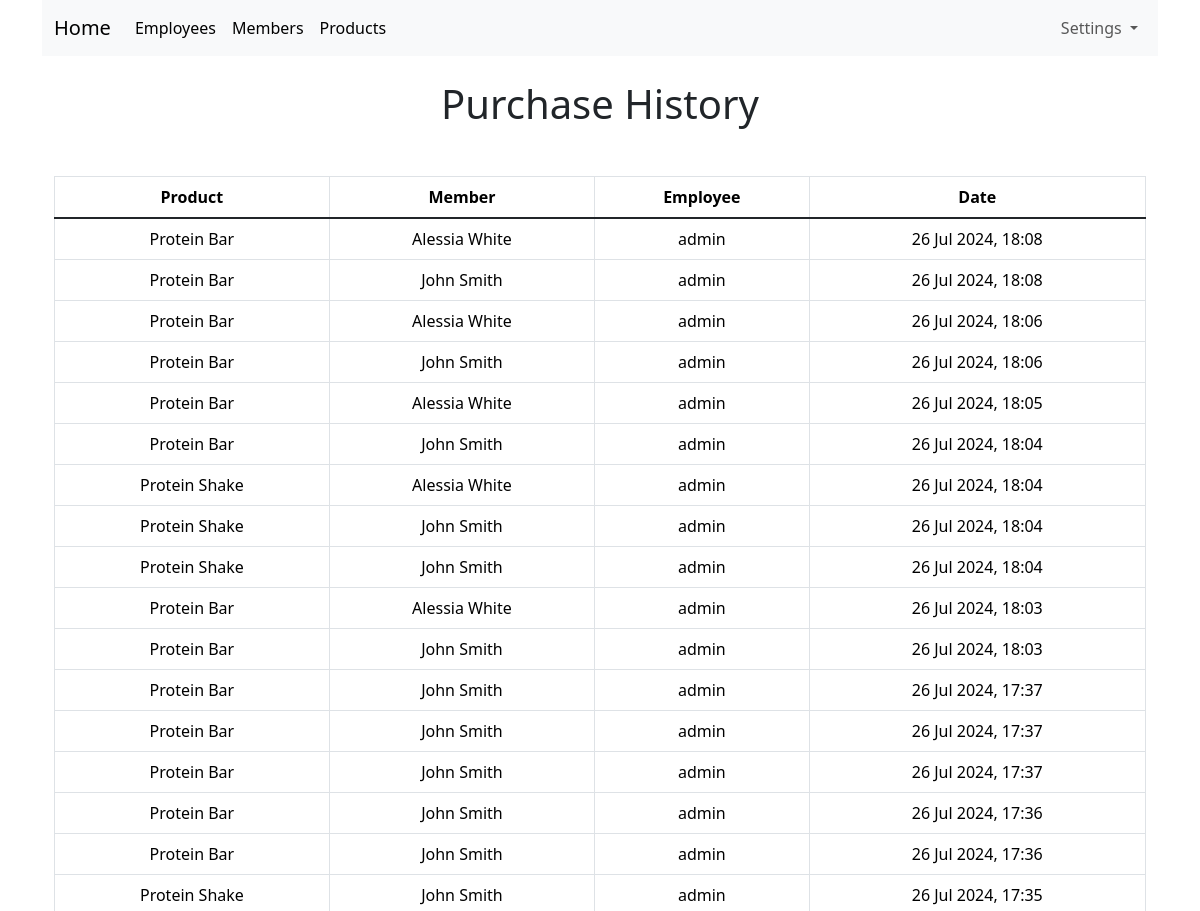
The app's page /purchase-history.php (signed in, upper part), older data.
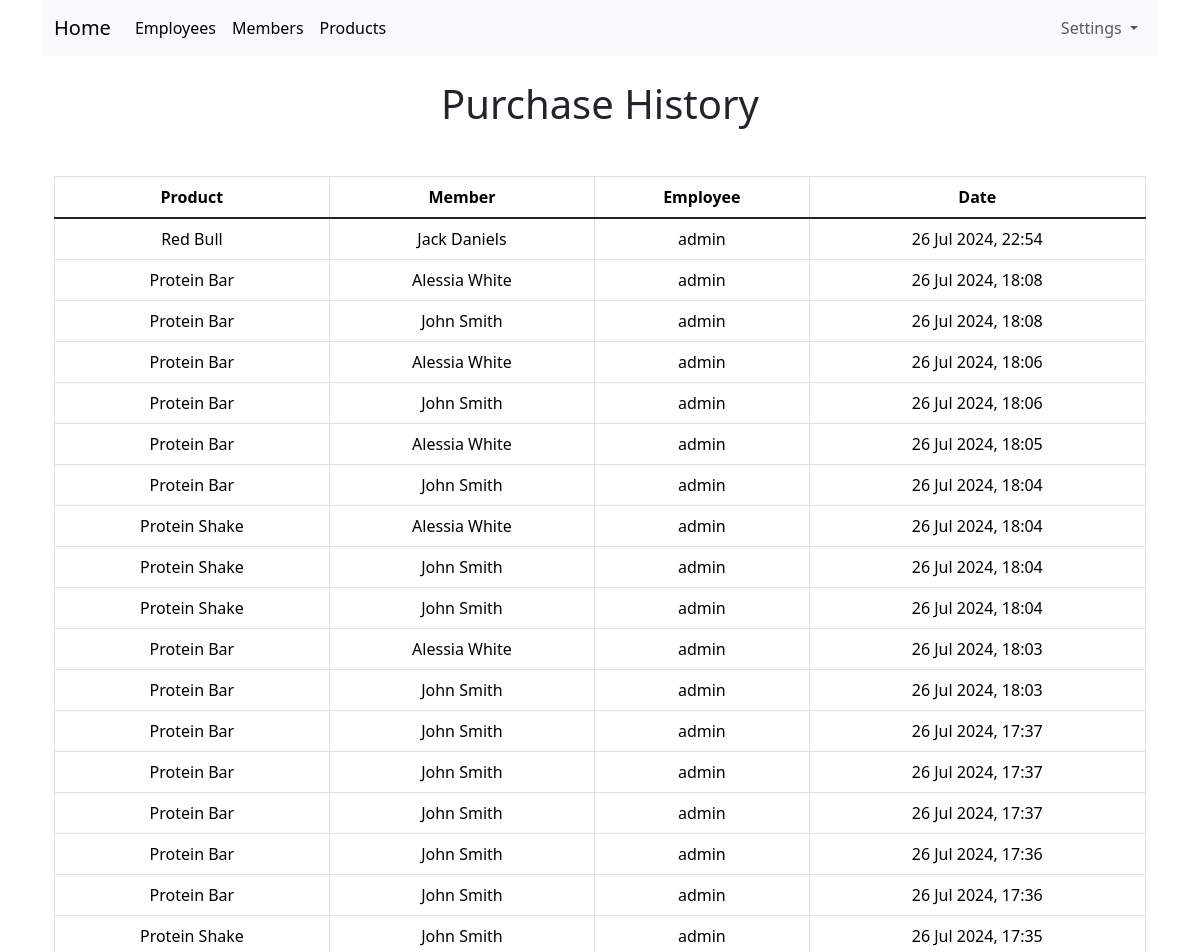
The same page, newer data.
### tables this page shows
CREATE TABLE purchase (
	id INTEGER PRIMARY KEY AUTOINCREMENT NOT NULL,
	product_id INTEGER NOT NULL,
	member_id INTEGER NOT NULL,
	employee_id INTEGER NOT NULL,
	purchase_date VARCHAR NOT NULL,
	FOREIGN KEY (product_id) REFERENCES product(id),
	FOREIGN KEY (member_id) REFERENCES member(id),
	FOREIGN KEY (employee_id) REFERENCES employee(id)
);

CREATE TABLE product (
	id INTEGER PRIMARY KEY AUTOINCREMENT NOT NULL,
	name VARCHAR NOT NULL,
	price INTEGER NOT NULL,
	created_at VARCHAR NOT NULL
);

CREATE TABLE member (
	id INTEGER PRIMARY KEY AUTOINCREMENT NOT NULL,
	first_name VARCHAR NOT NULL,
	last_name VARCHAR NOT NULL,
	birthday VARCHAR NOT NULL,
	created_at VARCHAR NOT NULL
);

CREATE TABLE employee(
	id INTEGER PRIMARY KEY AUTOINCREMENT NOT NULL,
	username VARCHAR NOT NULL UNIQUE,
	password VARCHAR NOT NULL,
	created_at VARCHAR NOT NULL,
	is_admin BOOLEAN NOT NULL
);

### lib/purchases.php (called while the page is built, shortened)
<?php
function getAllPurchases(PDO $pdo)
{
	$stmt = $pdo->query("SELECT product_id, member_id, employee_id, purchase_date FROM purchase ORDER BY purchase_date DESC");
	return $stmt->fetchAll(PDO::FETCH_ASSOC);
}
function getProductName(PDO $pdo, $id)
{
	$sql = "SELECT name FROM product WHERE id = :id";
	$stmt = $pdo->prepare($sql);
	$stmt->execute(array("id" => $id, ));
	$result = $stmt->fetchAll(PDO::FETCH_ASSOC);
	return $result[0]["name"];
}
function getMemberName(PDO $pdo, $id)
{
	$sql = "SELECT first_name, last_name FROM member WHERE id = :id";
	$stmt = $pdo->prepare($sql);
	$stmt->execute(array("id" => $id, ));
	$result = $stmt->fetchAll(PDO::FETCH_ASSOC);
	return $result[0]["first_name"] . " " . $result[0]["last_name"];
}
function getEmployeeUsername(PDO $pdo, $id)
{
	$sql = "SELECT username FROM employee WHERE id = :id";
	$stmt = $pdo->prepare($sql);
	$stmt->execute(array("id" => $id, ));
	$result = $stmt->fetchAll(PDO::FETCH_ASSOC);
	return $result[0]["username"];
}
?>

### lib/common.php (called while the page is built, shortened)
<?php
function htmlEscape($html)
{
	return htmlspecialchars($html, ENT_HTML5, "UTF-8");
}
function convertSqlDatetime($sqlDate)
{
	$date = DateTime::createFromFormat("Y-m-d H:i:s", $sqlDate);
	return $date->format("d M Y, H:i");
}
?>

### purchase-history.php (the view, shortened to what this page needs)
<?php
require_once "lib/common.php";
require_once "lib/purchases.php";
$pdo = getPDO();
$purchases = getAllPurchases($pdo);
?>
<!DOCTYPE html>
<html lang="en">
	<head>
		<?php require "templates/header.php" ?>
	</head>
	<body>
		<div class="container text-center">
			<?php require "templates/navbar.php" ?>
			<h1 class="mt-4 mb-4 display-6">Purchase History</h1>
			<div class="container mt-5">
				<div class="table-responsive">
					<table class="table table-hover table-bordered align-middle" id="purchase-list">
						<thead>
							<tr>
								<th>Product</th>
								<th>Member</th>
								<th>Employee</th>
								<th>Date</th>
							</tr>
						</thead>
						<tbody class="table-group-divider">
							<?php foreach ($purchases as $purchase): ?>
								<tr>
									<td><?php echo htmlEscape(getProductName($pdo, $purchase["product_id"])) ?></td>
									<td><?php echo htmlEscape(getMemberName($pdo, $purchase["member_id"])) ?></td>
									<td><?php echo htmlEscape(getEmployeeUsername($pdo, $purchase["employee_id"])) ?></td>
									<td><?php echo convertSqlDatetime($purchase["purchase_date"]) ?></td>
								</tr>
							<?php endforeach ?>
						</tbody>
					</table>
				</div>
			</div>
		</div>
	</body>
</html>

Row changes from the older to the newer data that the page shows:
added purchase: product.name "Red Bull", member.last_name "Jack Daniels", employee.username "admin", purchase_date "26 Jul 2024, 22:54"
